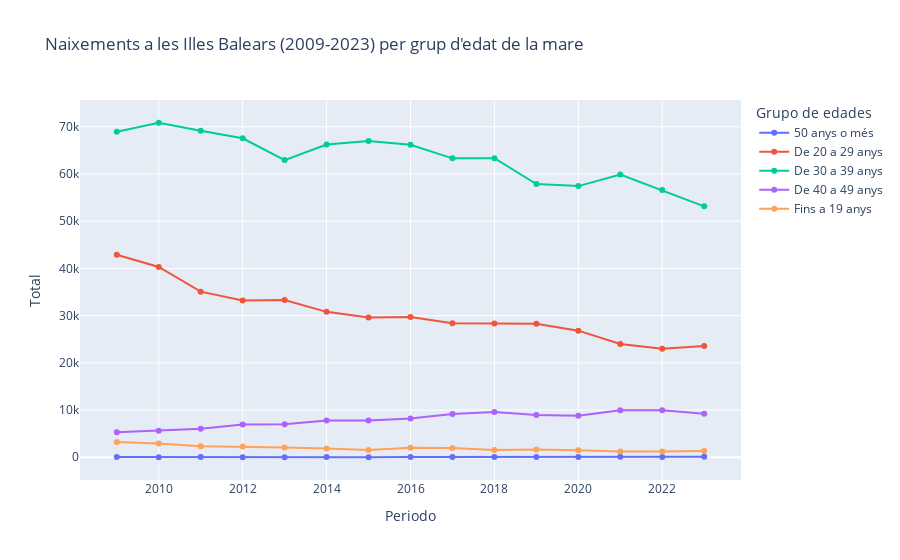

Notebook code cell kept with this figure:
### Code cell
baleares = data[(data['Nacional y Comunidades autónomas'] == '04 Balears, Illes') 
                & (data['Edad de la madre'].notna()) 
                & (data['Periodo'].between(2009,2023)) 
                & (data['Edad de la madre'] != 'Todas las edades') 
                & (data['Orden del nacido vivo'] == 'Todos')].copy()
baleares['Grupo de edades'] = baleares['Edad de la madre'].apply(categorizar_edad)
baleares_filtrados = baleares.groupby(['Periodo','Grupo de edades'])['Total'].sum().reset_index()

px.line(baleares_filtrados, x='Periodo', y='Total', color='Grupo de edades',title='Naixements a les Illes Balears (2009-2023) per grup d\'edat de la mare', markers=True)

### Figure 1 — Plotly figure (JSON) as saved in the notebook; plotly's stock layout.template omitted (floating-point values rounded to 4 significant figures)
{"data": [{"hovertemplate": "Grupo de edades=50 anys o més<br>Periodo=%{x}<br>Total=%{y}<extra></extra>", "legendgroup": "50 anys o més", "line": {"color": "#636efa", "dash": "solid"}, "marker": {"symbol": "circle"}, "mode": "lines+markers", "name": "50 anys o més", "orientation": "v", "showlegend": true, "type": "scatter", "x": [2009, 2010, 2011, 2012, 2013, 2014, 2015, 2016, 2017, 2018, 2019, 2020, 2021, 2022, 2023], "xaxis": "x", "y": [50, 20, 30, 10, 0, 40, 0, 30, 40, 50, 70, 30, 80, 40, 90], "yaxis": "y"}, {"hovertemplate": "Grupo de edades=De 20 a 29 anys<br>Periodo=%{x}<br>Total=%{y}<extra></extra>", "legendgroup": "De 20 a 29 anys", "line": {"color": "#EF553B", "dash": "solid"}, "marker": {"symbol": "circle"}, "mode": "lines+markers", "name": "De 20 a 29 anys", "orientation": "v", "showlegend": true, "type": "scatter", "x": [2009, 2010, 2011, 2012, 2013, 2014, 2015, 2016, 2017, 2018, 2019, 2020, 2021, 2022, 2023], "xaxis": "x", "y": [42880, 40300, 35080, 33230, 33300, 30800, 29610, 29720, 28400, 28310, 28280, 26820, 24010, 22970, 23580], "yaxis": "y"}, {"hovertemplate": "Grupo de edades=De 30 a 39 anys<br>Periodo=%{x}<br>Total=%{y}<extra></extra>", "legendgroup": "De 30 a 39 anys", "line": {"color": "#00cc96", "dash": "solid"}, "marker": {"symbol": "circle"}, "mode": "lines+markers", "name": "De 30 a 39 anys", "orientation": "v", "showlegend": true, "type": "scatter", "x": [2009, 2010, 2011, 2012, 2013, 2014, 2015, 2016, 2017, 2018, 2019, 2020, 2021, 2022, 2023], "xaxis": "x", "y": [68960, 70860, 69160, 67570, 62950, 66260, 67020, 66200, 63320, 63350, 57860, 57440, 59900, 56590, 53150], "yaxis": "y"}, {"hovertemplate": "Grupo de edades=De 40 a 49 anys<br>Periodo=%{x}<br>Total=%{y}<extra></extra>", "legendgroup": "De 40 a 49 anys", "line": {"color": "#ab63fa", "dash": "solid"}, "marker": {"symbol": "circle"}, "mode": "lines+markers", "name": "De 40 a 49 anys", "orientation": "v", "showlegend": true, "type": "scatter", "x": [2009, 2010, 2011, 2012, 2013, 2014, 2015, 2016, 2017, 2018, 2019, 2020, 2021, 2022, 2023], "xaxis": "x", "y": [5300, 5590, 6030, 6950, 6990, 7760, 7790, 8200, 9140, 9600, 8960, 8780, 9970, 9980, 9230], "yaxis": "y"}, {"hovertemplate": "Grupo de edades=Fins a 19 anys<br>Periodo=%{x}<br>Total=%{y}<extra></extra>", "legendgroup": "Fins a 19 anys", "line": {"color": "#FFA15A", "dash": "solid"}, "marker": {"symbol": "circle"}, "mode": "lines+markers", "name": "Fins a 19 anys", "orientation": "v", "showlegend": true, "type": "scatter", "x": [2009, 2010, 2011, 2012, 2013, 2014, 2015, 2016, 2017, 2018, 2019, 2020, 2021, 2022, 2023], "xaxis": "x", "y": [3250, 2900, 2350, 2260, 2080, 1870, 1550, 2010, 1980, 1540, 1640, 1480, 1240, 1210, 1330], "yaxis": "y"}], "layout": {"legend": {"title": {"text": "Grupo de edades"}, "tracegroupgap": 0}, "title": {"text": "Naixements a les Illes Balears (2009-2023) per grup d'edat de la mare"}, "xaxis": {"anchor": "y", "domain": [0, 1], "title": {"text": "Periodo"}}, "yaxis": {"anchor": "x", "domain": [0, 1], "title": {"text": "Total"}}}}
